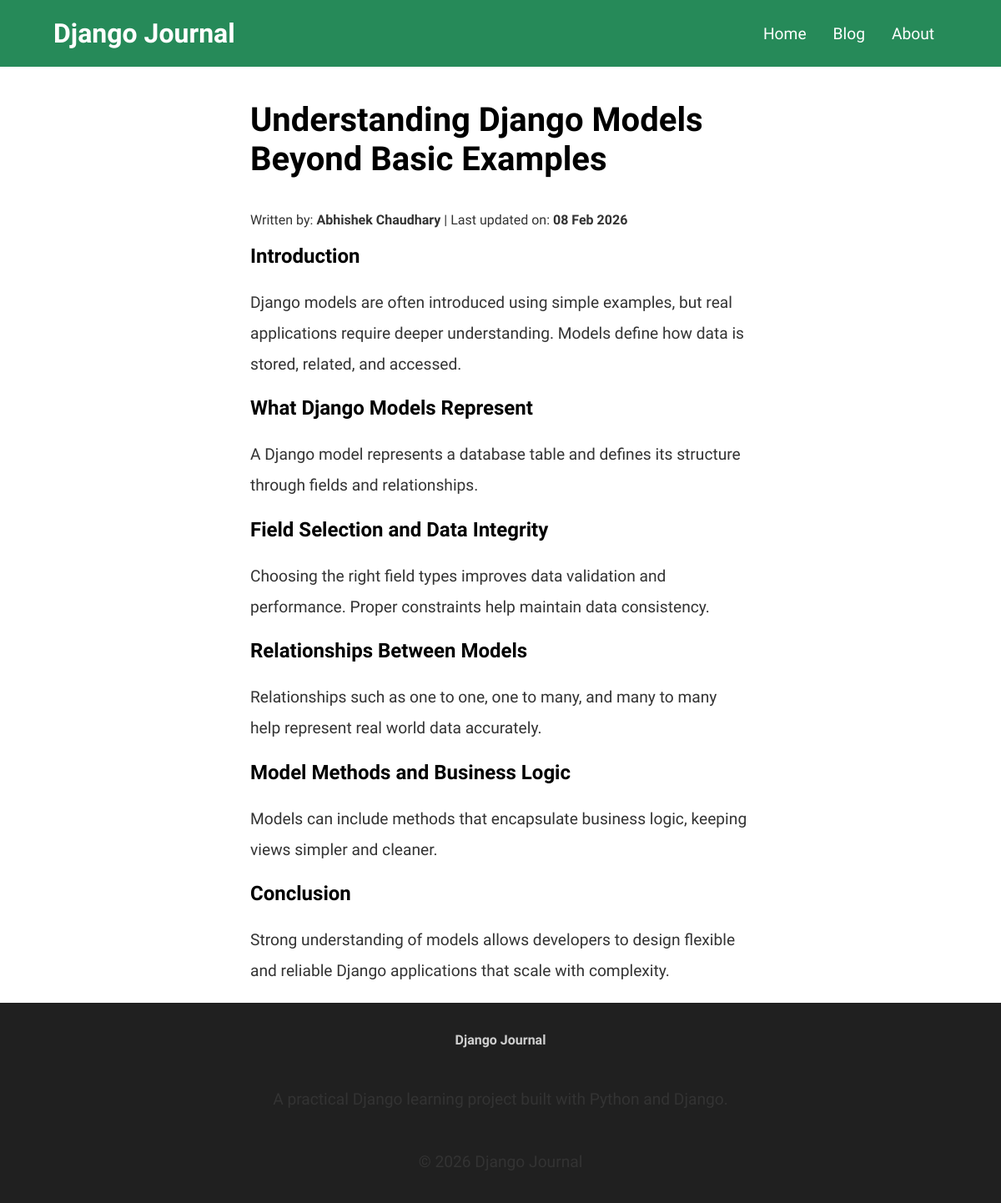
The page /blog/understanding-django-models-beyond-basic-examples on the database its author committed.
### blog/models.py (models this page shows, shortened)
class Post(models.Model):
    title = models.CharField(max_length=200)
    author = models.ForeignKey(Author, on_delete=models.SET_NULL, null=True)
    date = models.DateField(auto_now=True)
    slug = models.SlugField(unique=True, db_index=True)
    excerpt = models.CharField(max_length=200)
    content = models.TextField(validators=[MinLengthValidator(10)])
    image = models.ImageField(upload_to="blog_images/")
    tags = models.ManyToManyField(Tag)

class Author(models.Model):
    f_name = models.CharField(max_length=50)
    l_name = models.CharField(max_length=50)
    email_address = models.EmailField(null=True)
    def __str__(self):
        return f"{self.f_name} {self.l_name}"

### blog/views.py (the view)
# urls.py: path("blog/<slug:slug>", views.blog_detail, name="blog-detail")
def blog_detail(request, slug):
    blog = get_object_or_404(Post, slug=slug)
    return render(request, "blog/blog_detail.html", {
        'blog_detail': blog
    })

### blog/templates/blog/blog_detail.html (shortened to what this page needs)
{% extends "base.html" %}
{% load static %}
{% block css_files %}
    <link rel="stylesheet" href="{% static "blog/styles.css" %}">
    <link rel="stylesheet" href="{% static "blog/header.css" %}">
    <link rel="stylesheet" href="{% static "blog/footer.css" %}">
    <link rel="stylesheet" href="{% static "blog/blog_detail.css" %}">
{% endblock %}
{% block content %}
    {% include "./includes/header.html" %}
        <main>
            <article>
                <section>
                    <h1>{{ blog_detail.title }}</h1>
                    <span class="author">Written by: <span class="strong">{{ blog_detail.author }}</span> </span>
                    <span class="modify-date">| Last updated on: <time class="strong">{{ blog_detail.date|date:"d M Y"}}</time></span>
                </section>
                <section>
                    {{ blog_detail.content|safe }}
                </section>
            </article>
        </main>
    {% include "./includes/footer.html" %}
{% endblock %}

### static/styles.css (style rules this page uses)
:root { --primary-color: #268A59; --accent-color: #8A2658; --text-color: #333333; }
html { font-family: "Google Sans", sans-serif; scroll-behavior: smooth; }
body { margin: 0; }
p { color: var(--text-color); font-size: 1.2rem; margin-top: 1.5rem; line-height: 2rem; }

### blog/static/blog/styles.css (style rules this page uses)
:root { --primary-color: #268A59; --accent-color: #8A2658; --text-color: #333333; --primary-text-color: #383838; }

### blog/static/blog/header.css (style rules this page uses)
:root { --primary-color: #268A59; --accent-color: #8A2658; --text-color: #333333; }

### blog/static/blog/blog_detail.css (style rules this page uses)
:root { --primary-color: #268A59; --accent-color: #8A2658; --text-color: #333333; --primary-text-color: #383838; }
main { max-width: 50%; margin: 0 auto; }
article h1 { font-size: 2.5rem; }
article span { font-size: 1rem; color: var(--text-color); }
article span .strong { font-weight: bold; }
article p { font-size: 1.2rem; line-height: 2.3rem; color: var(--text-color); }

### rows shown on the page
Post: title "Understanding Django Models Beyond Basic Examples", author "Abhishek Chaudhary", date "08 Feb 2026", content "Introduction Django models are often introduced using simple examples, but real applications require deeper understanding. Models define how data is stored, related, and accessed. What Django Models Represent A Django model represents a database table and defines its structure through fields and relationships. Field Selection and Data Integrity Choosing the right field types improves data validation and performance. Proper constraints help maintain data consistency. Relationships Between Models Relationships such as one to one, one to many, and many to many help represent real world data accurately. Model Methods and Business Logic Models can include methods that encapsulate business logic,…"
